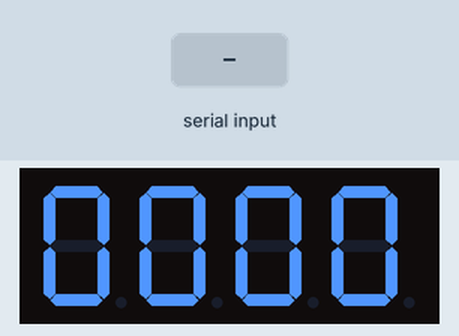
A sketch run on a simulated Arduino Uno, built with avr-gcc and run on an emulated ATmega328P. Shown: 4-digit seven-segment display. Wiring (inferred from the names in the program): 4-digit 7-segment display, segments lit when LOW: segments pin 6, pin 7, pin 8, pin 9, pin 10, pin 11, pin 12, pin 13; digit selects pin 4, pin 3, pin 2, pin 5. The inputs (shaded band) are chosen by the test bench. Random numbers use the default seed unless the sketch sets one; the segment pins are drawn as the display they are named for.

Above: at 1.2 s.
1.3 s: "r" received over Serial
At 1.41 s:
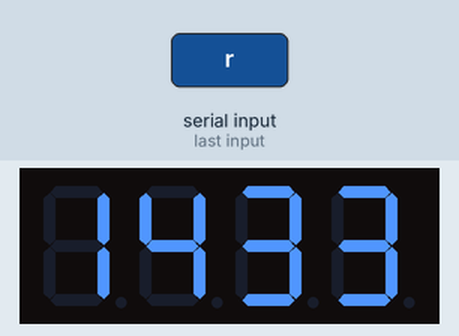
At 1.77 s:
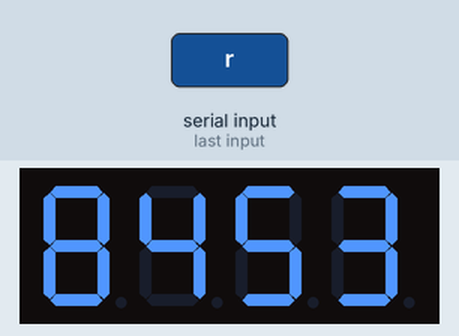

Measured:
- after the input at 1.3 s, the display: changes after 0.06 s (image 1)

The sketch:

UnoLogic.ino
```cpp
#include <Arduino.h>
//Set cathode interface
int a = 6;
int b = 7;
int c = 8;
int d = 9;
int e = 10;
int f = 11;
int g = 12;
int dp = 13;
//Set anode interface
int d4 = 5;
int d3 = 2;
int d2 = 3;
int d1 = 4;
// time set up
unsigned long previousMillis = 0;
const long interval = 1000;
unsigned long t = 0;


int Dp1 = 0;
int Dp2 = 0;
int Dp3 = 0;
int Dp4 = 0;

void setup()
{
    Serial.begin(9600);
    pinMode(d1, OUTPUT);
    pinMode(d2, OUTPUT);
    pinMode(d3, OUTPUT);
    pinMode(d4, OUTPUT);
    pinMode(a, OUTPUT);
    pinMode(b, OUTPUT);
    pinMode(c, OUTPUT);
    pinMode(d, OUTPUT);
    pinMode(e, OUTPUT);
    pinMode(f, OUTPUT);
    pinMode(g, OUTPUT);
    pinMode(dp, OUTPUT);
    Serial.begin(9600);
    randomSeed(analogRead(0));
}

void loop()
{


    piListener();

    Display(1, Dp1);
    Display(2, Dp2);
    Display(3, Dp3);
    Display(4, Dp4);


}


void piListener()
{
    if(Serial.available()>0)
    {
        char data = Serial.read();
        //rolling numbers
        if(data == 'r')
        {


            DisplayRollAni();
            //Sends randomized numbers back to Pi
            Serial.println(String(Dp1)+","+String(Dp2)+","+String(Dp3)+","+String(Dp4));
        }


    }
}


void DisplayRollAni()
{

    unsigned long startTime = millis();


    //time loop for 10 seconds
       while (millis() - startTime < 10000)
    {
        Dp1 = random(1, 9);
        Dp2 = random(1, 9);
        Dp3 = random(1, 9);
        Dp4 = random(1, 9);
        for (int i = 0; i<20; ) {
          Display(1, Dp1);
          Display(2, Dp2);
          Display(3, Dp3);
          Display(4, Dp4);
          i++;
        }
        //ten second timer
//        unsigned long currentMillis = millis();
//        if (currentMillis - previousMillis >= interval) {
//          previousMillis = currentMillis;
//          }
//      t = currentMillis;
        delay(5);
            }


}

void DigitSel(unsigned char n)//
{
    switch (n)
    {
    case 1:
        digitalWrite(d1, HIGH);
        digitalWrite(d2, LOW);
        digitalWrite(d3, LOW);
        digitalWrite(d4, LOW);
        break;
    case 2:
        digitalWrite(d1, LOW);
        digitalWrite(d2, HIGH);
        digitalWrite(d3, LOW);
        digitalWrite(d4, LOW);
        break;
    case 3:
        digitalWrite(d1, LOW);
        digitalWrite(d2, LOW);
        digitalWrite(d3, HIGH);
        digitalWrite(d4, LOW);
        break;
    case 4:
        digitalWrite(d1, LOW);
        digitalWrite(d2, LOW);
        digitalWrite(d3, LOW);
        digitalWrite(d4, HIGH);
        break;
    default:
        digitalWrite(d1, LOW);
        digitalWrite(d2, LOW);
        digitalWrite(d3, LOW);
        digitalWrite(d4, LOW);
        break;
    }
}
void Num_0()
{
    digitalWrite(a, LOW);
    digitalWrite(b, LOW);
    digitalWrite(c, LOW);
    digitalWrite(d, LOW);
    digitalWrite(e, LOW);
    digitalWrite(f, LOW);
    digitalWrite(g, HIGH);
    digitalWrite(dp, HIGH);
}
void Num_1()
{
    digitalWrite(a, HIGH);
    digitalWrite(b, LOW);
    digitalWrite(c, LOW);
    digitalWrite(d, HIGH);
    digitalWrite(e, HIGH);
    digitalWrite(f, HIGH);
    digitalWrite(g, HIGH);
    digitalWrite(dp, HIGH);
}
void Num_2()
{
    digitalWrite(a, LOW);
    digitalWrite(b, LOW);
    digitalWrite(c, HIGH);
    digitalWrite(d, LOW);
    digitalWrite(e, LOW);
    digitalWrite(f, HIGH);
    digitalWrite(g, LOW);
    digitalWrite(dp, HIGH);
}
void Num_3()
{
    digitalWrite(a, LOW);
    digitalWrite(b, LOW);
    digitalWrite(c, LOW);
    digitalWrite(d, LOW);
    digitalWrite(e, HIGH);
    digitalWrite(f, HIGH);
    digitalWrite(g, LOW);
    digitalWrite(dp, HIGH);
}
void Num_4()
{
    digitalWrite(a, HIGH);
    digitalWrite(b, LOW);
    digitalWrite(c, LOW);
    digitalWrite(d, HIGH);
    digitalWrite(e, HIGH);
    digitalWrite(f, LOW);
    digitalWrite(g, LOW);
    digitalWrite(dp, HIGH);
}
void Num_5()
{
    digitalWrite(a, LOW);
    digitalWrite(b, HIGH);
    digitalWrite(c, LOW);
    digitalWrite(d, LOW);
    digitalWrite(e, HIGH);
    digitalWrite(f, LOW);
    digitalWrite(g, LOW);
    digitalWrite(dp, HIGH);
}
void Num_6()
{
    digitalWrite(a, LOW);
    digitalWrite(b, HIGH);
    digitalWrite(c, LOW);
    digitalWrite(d, LOW);
    digitalWrite(e, LOW);
    digitalWrite(f, LOW);
    digitalWrite(g, LOW);
    digitalWrite(dp, HIGH);
}
void Num_7()
{
    digitalWrite(a, LOW);
    digitalWrite(b, LOW);
    digitalWrite(c, LOW);
    digitalWrite(d, HIGH);
    digitalWrite(e, HIGH);
    digitalWrite(f, HIGH);
    digitalWrite(g, HIGH);
    digitalWrite(dp, HIGH);
}
void Num_8()
{
    digitalWrite(a, LOW);
    digitalWrite(b, LOW);
    digitalWrite(c, LOW);
    digitalWrite(d, LOW);
    digitalWrite(e, LOW);
    digitalWrite(f, LOW);
    digitalWrite(g, LOW);
    digitalWrite(dp, HIGH);
}
void Num_9()
{
    digitalWrite(a, LOW);
    digitalWrite(b, LOW);
    digitalWrite(c, LOW);
    digitalWrite(d, LOW);
    digitalWrite(e, HIGH);
    digitalWrite(f, LOW);
    digitalWrite(g, LOW);
    digitalWrite(dp, HIGH);
}
void Clear()  // Clear the screen
{
    digitalWrite(a, HIGH);
    digitalWrite(b, HIGH);
    digitalWrite(c, HIGH);
    digitalWrite(d, HIGH);
    digitalWrite(e, HIGH);
    digitalWrite(f, HIGH);
    digitalWrite(g, HIGH);
    digitalWrite(dp, HIGH);
}
void pickNumber(unsigned char n)//Choose the number of
{
    switch (n)
    {
    case 0:Num_0();
        break;
    case 1:Num_1();
        break;
    case 2:Num_2();
        break;
    case 3:Num_3();
        break;
    case 4:Num_4();
        break;
    case 5:Num_5();
        break;
    case 6:Num_6();
        break;
    case 7:Num_7();
        break;
    case 8:Num_8();
        break;
    case 9:Num_9();
        break;
    default:Clear();
        break;
    }
}
void Display(unsigned char x, unsigned char Number)//Show that x is the coordinate, Number is the number
{
    DigitSel(x);
    pickNumber(Number);
    delay(1);
    Clear(); //Vanishing
}
```
